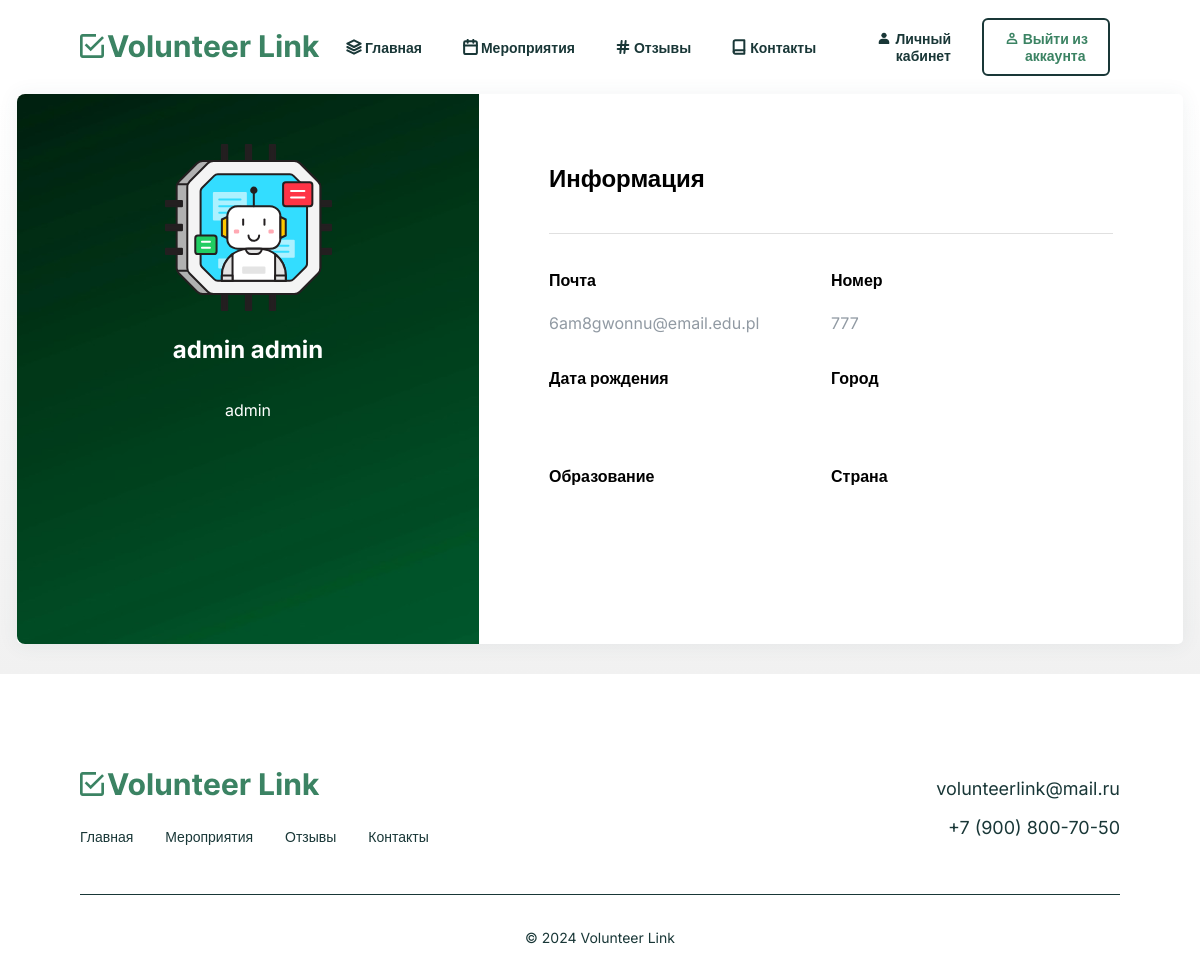
Page /account.php (signed in) on the committed database.
### tables this page shows
CREATE TABLE `users` (
  `id` int NOT NULL,
  `name` varchar(60) NOT NULL,
  `lastname` varchar(60) NOT NULL,
  `date` varchar(60) NOT NULL,
  `city` varchar(60) NOT NULL,
  `number` varchar(60) NOT NULL,
  `country` varchar(60) NOT NULL,
  `education` varchar(500) NOT NULL,
  `email` varchar(60) NOT NULL,
  `login` varchar(60) NOT NULL,
  `password` varchar(60) NOT NULL
);

### account.php (the view, shortened to what this page needs)
<!DOCTYPE html>
<html lang="en">
<head>
    <link rel="stylesheet" href="account-style.css">
</head>
<body>
<header>
    <div class="logo-nav">
    <div class="logo">
        <img src="images/Logo.svg" alt="Logo">
    </div>
    <nav>
        <ul>
            <li><a href="index.php"><img src="images/8666759_layers_layer_icon 1.svg" alt="">Главная</a></li>
            <li><a href="event.php"><img src="images/8666750_calendar_schedule_icon 1.svg" alt="">Мероприятия</a></li>
            <li><a href="index.php #sub"><img src="images/8666548_hash_icon 1.svg" alt="">Отзывы</a></li>
            <li><a href="#contact"><img src="images/8666783_book_education_icon 1.svg" alt="">Контакты</a></li>
        </ul>
    </nav>
    </div>
    <div class="auth-buttons">
    <?php
$login = @ $_SESSION['login'];
if (empty($_SESSION['login']))
{
    ?>
    <form action="login.php"><button class="login-btn"><img src="images/5402435_account_profile_user_avatar_man_icon 1.svg" alt="">Войти</button></form>
        <form action="register.php"><button class="organizer-btn"><img src="images/5402435_account_profile_user_avatar_man_icon 2.svg" alt="">Стать волонтёром</button></form>
        <?php
}
else {
    ?>
        <form action="account.php"><button class="login-btn"><img src="images/5402435_account_profile_user_avatar_man_icon 1.svg" alt="">Личный кабинет</button></form>
        <form action="logout.php"><button class="organizer-btn"><img src="images/5402435_account_profile_user_avatar_man_icon 2.svg" alt="">Выйти из аккаунта</button></form>
        <?php
}
    ?>
    </div>
</header>
        <?php
        include ('dbconnect.php');
        include ('id.php');
        $result = $mysqli->query("SELECT * FROM users WHERE login ='$login';");
        $row = mysqli_fetch_assoc($result);
            $div .= '<div class="main">';
            $div .= '<div class="main-container">';
            $div .= '<div class="card-container">';
            $div .= '<div class="photo-container">';
            $div .= '<div class="content">';
            $div .= '<div class="m-b-25"><img src="images/Group 2.svg" class="img-radius" alt="User-Profile-Image"></div>';
            $div .= '<h2 class="card-name">' . $row['name'] . ' ' . $row['lastname'] . '</h2>';
            $div .= '<p class="login">' . $row['login'] . '</p>';
            $div .= '</div>';
            $div .= '</div>';
            $div .= '<div class="info-container">';
            $div .= '<h2 class="title">Информация</h2>';
            $div .= '<div class="row">';
            $div .= '<div class="container">';
            $div .= '<div class="block-info">';
            $div .= '<p class="title-text">Почта</p>';
            $div .= '<h6 class="text">'. $row['email'] . '</h6>';
            $div .= '</div>';
            $div .= '<div class="block-info">';
            $div .= '<p class="title-text">Номер</p>';
            $div .= '<h6 class="text">' . $row['number'] . '</h6>';
            $div .= '</div>';
            $div .= '</div>';
            $div .= '<div class="container">';
            $div .= '<div class="block-info">';
            $div .= '<p class="title-text">Дата рождения</p>';
            $div .= '<h6 class="text">' . $row['date'] . '</h6>';
            $div .= '</div>';
            $div .= '<div class="block-info">';
            $div .= '<p class="title-text">Город</p>';
            $div .= '<h6 class="text">' . $row['city'] . '</h6>';
            $div .= '</div>';
            $div .= '</div>';
            $div .= '<div class="container">';
            $div .= '<div class="block-info">';
            $div .= '<p class="title-text">Образование</p>';
            $div .= '<h6 class="text">' . $row['education'] . '</h6>';
            $div .= '</div>';
            $div .= '<div class="block-info">';
            $div .= '<p class="title-text">Страна</p>';
            $div .= '<h6 class="text">' . $row['country'] . '</h6>';
            $div .= '</div>';
            $div .= '</div>';
            $div .= '</div>';
            $div .= '</div>';
            $div .= '</div>';
            $div .= '</div>';
            $div .= '</div>';
        echo $div;
        ?>
<div class="footer-container">
    <div class="footer-content">
    <div class="footer-left">
        <img src="images/Logo.svg" alt="" class="footer-logo">
        <div class="buttons-footer">
            <nav >
                <ul class="ul-buttons-footer">
                    <li class="li-buttons-footer"><a href="index.php" class="a-buttons-footer">Главная</a></li>
                    <li class="li-buttons-footer"><a href="event.php" class="a-buttons-footer">Мероприятия</a></li>
                    <li class="li-buttons-footer"><a href="index.php #sub" class="a-buttons-footer">Отзывы</a></li>
                    <li class="li-buttons-footer"><a href="#contact"  class="a-buttons-footer">Контакты</a></li>
                </ul>
            </nav>
            </div>
    </div>
    <div class="footer-right" id="contact">
        <p class="footer-mail">volunteerlink@mail.ru</p>
        <p class="footer-number">+7 (900) 800-70-50</p>
    </div>
</div>
    <div class="footer-line-container">
    <div class="footer-line"></div>
    <div class="footer-copyright">
        <p class="copyright-text">© 2024 Volunteer Link</p>
    </div>
    </div>
</div>
</body>
</html>

### account-style.css (style rules this page uses)
body { font-family: 'Inter', sans-serif; margin: 0; }
.main { background: linear-gradient(180deg, rgba(242, 242, 242, 0) 1.04%, #F1F1F1 100%); }
header { display: flex; justify-content: space-between; align-items: center; margin: 18px 80px; }
.logo-nav { display: flex; align-items: center; }
nav ul { list-style-type: none; padding: 0; margin: 0; margin-left: 26px; display: flex; }
nav ul li { margin-right: 40px; }
nav ul li a { font-family: 'Inter', sans-serif; font-weight: 600; text-decoration: none; color: #193737; font-size: 14px; display: flex; align-items: center; justify-content: center; }
nav ul li a img { margin-right: 3px; }
.auth-buttons button { padding: 10px 20px; cursor: pointer; border-radius: 6px; }
.auth-buttons { display: flex; align-items: center; justify-content: center; }
.login-btn { display: flex; margin-right: 10px; background-color: #fff; font-family: 'Inter', sans-serif; font-weight: 600; color: #193737; font-size: 14px; border: none; }
.login-btn img { margin-right: 3px; }
.organizer-btn img { margin-right: 3px; }
.organizer-btn { display: flex; margin-right: 10px; background-color: #fff; font-family: 'Inter', sans-serif; font-weight: 600; color: #3B8363; font-size: 14px; border: 2px solid #193737; text-align: center; }
.main-container { margin: 18px 80px; display: flex; justify-content: center; align-items: center; }
.photo-container { background-image: url(images/unsplash_K5OLjMlPe4U.png); width: 462px; height: 550px; border-radius: 8px 0 0 8px; display: flex; justify-content: center; }
.content { padding-top: 50px; display: flex; flex-direction: column; align-items: center; }
.card-name { color: #fff; }
.login { color: #fff; }
.card-container { border-radius: 5px; -webkit-box-shadow: 0 1px 20px 0 rgba(69,90,100,0.08); box-shadow: 0 1px 20px 0 rgba(69,90,100,0.08); background-color: #fff; border: none; margin-bottom: 30px; width: 1166px; height: 550px; display: flex; }
.container { display: flex; }
.title { margin-bottom: 20px; padding-bottom: 40px !important; border-bottom: 1px solid #e0e0e0; font-weight: 600; }
.title-text { margin-bottom: 10px; font-weight: 600; }
.text { color: #919aa3; font-weight: 400; font-size: 16px; margin: 0; padding-top: 13px; padding-bottom: 13px; }
.info-container { padding-top: 50px; padding-right: 70px; padding-left: 70px; width: 564px; }
.block-info { margin-right: 32px; width: 266px; height: 78px; margin-bottom: 20px; }
.footer-container { display: flex; justify-content: center; flex-direction: column; background-color: #fff; color: #193737; padding: 18px 80px; }
.footer-content { display: flex; justify-content: space-between; align-items: center; margin-bottom: 38px; margin-top: 50px; }
.footer-left { display: flex; justify-content: center; align-items: flex-start; flex-direction: column; }
.footer-logo { padding-bottom: 32px; }
.ul-buttons-footer { margin: 0; padding: 0; list-style-type: none; display: flex; }
.li-buttons-footer { margin-right: 32px; }
.a-buttons-footer { font-size: 14px; font-weight: 300; text-decoration: none; }
.footer-mail { font-size: 18px; }
.footer-number { text-align: right; font-size: 18px; }
.footer-line { width: 100%; height: 1px; background-color: #193737; margin-bottom: 20px; }
.footer-copyright { display: flex; justify-content: center; align-items: center; }
.copyright-text { font-size: 14px; font-weight: 400; }

### rows in the picture
users: name "admin", lastname "admin", login "admin", email "6am8gwonnu@email.edu.pl", number "777"
